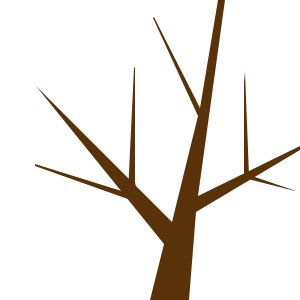
Frame 1 (no input)
Frame 60 (the mouse pressed at the canvas centre just before this capture): identical to frame 1, image omitted
Frame 120 (the mouse held since frame 60 and released just before this capture): identical to frame 1, image omitted

The Processing sketch that drew this single still picture (run headless with seeded random() and noise(); from frame 60 on, the mouse is pressed at the canvas centre):

// Processing sketch: processing_18406
// ── processing_18406.pde

void setup(){
  size(300,300);
  background(255,255,255);
    noStroke();
  fill(90,50,10);
beginShape();
vertex(150,300);
vertex(189,300);
vertex(196,212);
vertex(300,150);
vertex(300,146);
vertex(198,196);
vertex(225,0);
vertex(218,0);
vertex(200,108);
vertex(154,17);
vertex(153,18);
vertex(198,116);
vertex(172,222);
vertex(36,86);
vertex(164,244);
endShape();
beginShape();
vertex(135,182);
vertex(135,67);
vertex(134,68);
vertex(128,193);
vertex(35,164);
vertex(35,166);
vertex(139,203);
endShape();
beginShape();
vertex(244,178);
vertex(244,82);
vertex(245,72);
vertex(249,175);
vertex(296,191);
vertex(295,191);
endShape();
}
void draw(){

}
void mousePressed(){
 fill(180,220,30);
 stroke(50,0,0);
 strokeWeight(1);
 ellipse(mouseX,mouseY,10,15);
 line(mouseX,mouseY-7.5,mouseX,mouseY+7.5);
 line(mouseX,mouseY-2,mouseX-4,mouseY-6);
 line(mouseX,mouseY-2,mouseX+4,mouseY-6);
 line(mouseX,mouseY+3,mouseX-5,mouseY-2);
 line(mouseX,mouseY+3,mouseX+5,mouseY-2);
}
